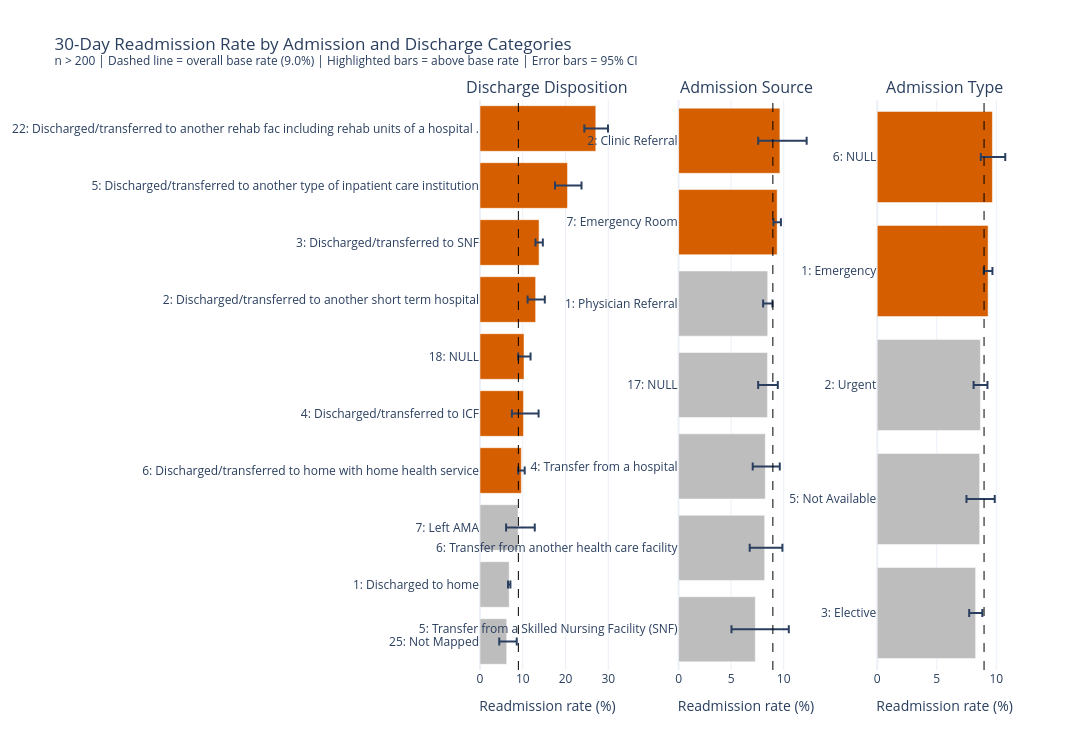

The notebook cell saved with this chart:
### Markdown cell above
**Explanation / key finding:** Displays administrative category rates with descriptions and a minimum sample-size filter. Discharge differences may motivate predictors, but do not establish a causal effect of destination.

### Code cell
fig = make_subplots(
    rows=1,
    cols=3,
    subplot_titles=[
        "Discharge Disposition",
        "Admission Source",
        "Admission Type"
    ],
    horizontal_spacing=0.12
)

for i, col in enumerate(cols_to_show):

    # Get category summary
    table = rate_table(col).reset_index()

    # Only show categories with more than 200 observations
    table = table[table["n"] > 200].copy()

    # Add readable description
    table["description"] = table[col].map(id_maps[col])

    # Create readable label
    table["label"] = (
        table[col].astype(str)
        + ": "
        + table["description"].fillna("Unknown")
    )

    # Sort lowest to highest so highest appears at the top
    table = table.sort_values(
        "readmit_rate_pct",
        ascending=True
    ).reset_index(drop=True)

    # Calculate 95% Wilson confidence intervals
    ci = table.apply(
        lambda row: wilson_ci(
            row["positives"],
            row["n"]
        ),
        axis=1
    )

    table["ci_low"] = [x[0] for x in ci]
    table["ci_high"] = [x[1] for x in ci]

    # Error bar lengths
    table["error_low"] = (
        table["readmit_rate_pct"] - table["ci_low"]
    )

    table["error_high"] = (
        table["ci_high"] - table["readmit_rate_pct"]
    )

    # Highlight categories above base rate
    colors = [
        "#D55E00" if rate > base_rate else "#BDBDBD"
        for rate in table["readmit_rate_pct"]
    ]

    # Add horizontal bar chart
    fig.add_trace(
        go.Bar(
            x=table["readmit_rate_pct"],
            y=table["label"],
            orientation="h",
            marker_color=colors,

            error_x=dict(
                type="data",
                symmetric=False,
                array=table["error_high"],
                arrayminus=table["error_low"],
                visible=True
            ),

            customdata=np.stack(
                (
                    table["n"],
                    table["ci_low"],
                    table["ci_high"]
                ),
                axis=-1
            ),

            hovertemplate=(
                "%{y}<br>"
                "N: %{customdata[0]:,.0f}<br>"
                "Readmission rate: %{x:.1f}%<br>"
                "95% CI: %{customdata[1]:.1f}%–%{customdata[2]:.1f}%"
                "<extra></extra>"
            ),

            showlegend=False
        ),
        row=1,
        col=i + 1
    )

    # Overall base rate
    fig.add_vline(
        x=base_rate,
        line_dash="dash",
        line_color="black",
        line_width=1,
        row=1,
        col=i + 1
    )

    fig.update_xaxes(
        title_text="Readmission rate (%)",
        row=1,
        col=i + 1
    )

    fig.update_layout(
    title=(
        "30-Day Readmission Rate by Admission and Discharge Categories"
        f"<br><sup>n > 200 | Dashed line = overall base rate ({base_rate:.1f}%) | "
        "Highlighted bars = above base rate | Error bars = 95% CI</sup>"
    ),
    template="plotly_white",
    height=750,
    width=1800
)

fig.write_image(
    "reports/figures/admission_discharge_readmission_rates.png",
    width=1800,
    height=750,
    scale=2
)

fig.show()

### Figure 1 — Plotly figure (JSON) as saved in the notebook; plotly's stock layout.template omitted (floating-point values rounded to 4 significant figures)
{"data": [{"customdata": [[545.0, 4.498, 8.591], [31100.0, 6.548, 7.109], [281.0, 6.099, 12.8], [5743.0, 8.927, 10.46], [364.0, 7.465, 13.7], [1701.0, 8.933, 11.82], [1076.0, 11.13, 15.15], [6175.0, 12.98, 14.7], [650.0, 17.54, 23.73], [986.0, 24.4, 29.94]], "error_x": {"array": [2.351, 0.2885, 3.904, 0.7953, 3.537, 1.532, 2.144, 0.8869, 3.272, 2.858], "arrayminus": [1.742, 0.272, 2.801, 0.7335, 2.695, 1.357, 1.878, 0.8344, 2.922, 2.682], "symmetric": false, "type": "data", "visible": true}, "hovertemplate": "%{y}<br>N: %{customdata[0]:,.0f}<br>Readmission rate: %{x:.1f}%<br>95% CI: %{customdata[1]:.1f}%–%{customdata[2]:.1f}%<extra></extra>", "marker": {"color": ["#BDBDBD", "#BDBDBD", "#BDBDBD", "#D55E00", "#D55E00", "#D55E00", "#D55E00", "#D55E00", "#D55E00", "#D55E00"]}, "orientation": "h", "showlegend": false, "type": "bar", "x": [6.24, 6.82, 8.9, 9.66, 10.16, 10.29, 13.01, 13.81, 20.46, 27.08], "xaxis": "x", "y": ["25: Not Mapped", "1: Discharged to home", "7: Left AMA", "6: Discharged/transferred to home with home health service", "4: Discharged/transferred to ICF", "18: NULL", "2: Discharged/transferred to another short term hospital", "3: Discharged/transferred to SNF", "5: Discharged/transferred to another type of inpatient care institution", "22: Discharged/transferred to another rehab fac including rehab units of a hospital ."], "yaxis": "y"}, {"customdata": [[356.0, 5.032, 10.49], [1197.0, 6.764, 9.877], [1758.0, 7.051, 9.627], [3405.0, 7.57, 9.44], [15190.0, 8.045, 8.931], [26150.0, 9.03, 9.737], [633.0, 7.575, 12.18]], "error_x": {"array": [3.186, 1.687, 1.377, 0.9803, 0.4511, 0.3567, 2.545], "arrayminus": [2.268, 1.426, 1.199, 0.8903, 0.4349, 0.35, 2.065], "symmetric": false, "type": "data", "visible": true}, "hovertemplate": "%{y}<br>N: %{customdata[0]:,.0f}<br>Readmission rate: %{x:.1f}%<br>95% CI: %{customdata[1]:.1f}%–%{customdata[2]:.1f}%<extra></extra>", "marker": {"color": ["#BDBDBD", "#BDBDBD", "#BDBDBD", "#BDBDBD", "#BDBDBD", "#D55E00", "#D55E00"]}, "orientation": "h", "showlegend": false, "type": "bar", "x": [7.3, 8.19, 8.25, 8.46, 8.48, 9.38, 9.64], "xaxis": "x2", "y": ["5: Transfer from a Skilled Nursing Facility (SNF)", "6: Transfer from another health care facility", "4: Transfer from a hospital", "17: NULL", "1: Physician Referral", "7: Emergency Room", "2: Clinic Referral"], "yaxis": "y2"}, {"customdata": [[9605.0, 7.722, 8.823], [2150.0, 7.492, 9.865], [8988.0, 8.092, 9.255], [24840.0, 8.95, 9.673], [3184.0, 8.695, 10.75]], "error_x": {"array": [0.5634, 1.265, 0.5951, 0.363, 1.079], "arrayminus": [0.5377, 1.108, 0.5678, 0.3596, 0.9753], "symmetric": false, "type": "data", "visible": true}, "hovertemplate": "%{y}<br>N: %{customdata[0]:,.0f}<br>Readmission rate: %{x:.1f}%<br>95% CI: %{customdata[1]:.1f}%–%{customdata[2]:.1f}%<extra></extra>", "marker": {"color": ["#BDBDBD", "#BDBDBD", "#BDBDBD", "#D55E00", "#D55E00"]}, "orientation": "h", "showlegend": false, "type": "bar", "x": [8.26, 8.6, 8.66, 9.31, 9.67], "xaxis": "x3", "y": ["3: Elective", "5: Not Available", "2: Urgent", "1: Emergency", "6: NULL"], "yaxis": "y3"}], "layout": {"annotations": [{"font": {"size": 16}, "showarrow": false, "text": "Discharge Disposition", "x": 0.1267, "xanchor": "center", "xref": "paper", "y": 1, "yanchor": "bottom", "yref": "paper"}, {"font": {"size": 16}, "showarrow": false, "text": "Admission Source", "x": 0.5, "xanchor": "center", "xref": "paper", "y": 1, "yanchor": "bottom", "yref": "paper"}, {"font": {"size": 16}, "showarrow": false, "text": "Admission Type", "x": 0.8733, "xanchor": "center", "xref": "paper", "y": 1, "yanchor": "bottom", "yref": "paper"}], "height": 750, "shapes": [{"line": {"color": "black", "dash": "dash", "width": 1}, "type": "line", "x0": 8.969, "x1": 8.969, "xref": "x", "y0": 0, "y1": 1, "yref": "y domain"}, {"line": {"color": "black", "dash": "dash", "width": 1}, "type": "line", "x0": 8.969, "x1": 8.969, "xref": "x2", "y0": 0, "y1": 1, "yref": "y2 domain"}, {"line": {"color": "black", "dash": "dash", "width": 1}, "type": "line", "x0": 8.969, "x1": 8.969, "xref": "x3", "y0": 0, "y1": 1, "yref": "y3 domain"}], "title": {"text": "30-Day Readmission Rate by Admission and Discharge Categories<br><sup>n > 200 | Dashed line = overall base rate (9.0%) | Highlighted bars = above base rate | Error bars = 95% CI</sup>"}, "width": 1800, "xaxis": {"anchor": "y", "domain": [0, 0.2533], "title": {"text": "Readmission rate (%)"}}, "xaxis2": {"anchor": "y2", "domain": [0.3733, 0.6267], "title": {"text": "Readmission rate (%)"}}, "xaxis3": {"anchor": "y3", "domain": [0.7467, 1], "title": {"text": "Readmission rate (%)"}}, "yaxis": {"anchor": "x", "domain": [0, 1]}, "yaxis2": {"anchor": "x2", "domain": [0, 1]}, "yaxis3": {"anchor": "x3", "domain": [0, 1]}}}
